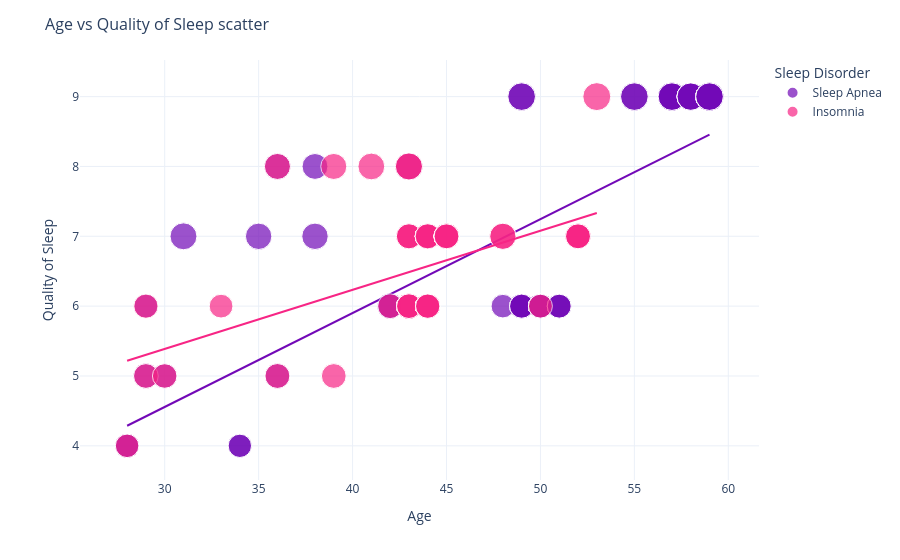

The notebook cell this image was saved under:
### Markdown cell above
* Nurses and Sales Representatives have extremely high rates of Sleep Apnea compared to other groups.
* Teachers appear noticeably healthier regarding sleep, with lower incidence of both disorders.

### Code cell
%%time
# 3.4 - Age vs Quality of Sleep scatter
fig = px.scatter(df, x="Age", y="Quality of Sleep", color="Sleep Disorder",
                 size="Sleep Duration", hover_data=["Occupation"],
                 color_discrete_map=TARGET_COLORS, trendline="ols")
fig.update_layout(template='plotly_white', title_text="Age vs Quality of Sleep scatter", title_font_size=16)
fig.show()

### Figure 1 — Plotly figure (JSON) as saved in the notebook; plotly's stock layout.template omitted (floating-point values rounded to 4 significant figures)
{"data": [{"customdata": [["Sales Representative"], ["Sales Representative"], ["Nurse"], ["Doctor"], ["Nurse"], ["Doctor"], ["Scientist"], ["Scientist"], ["Lawyer"], ["Teacher"], ["Teacher"], ["Lawyer"], ["Lawyer"], ["Teacher"], ["Teacher"], ["Engineer"], ["Salesperson"], ["Nurse"], ["Nurse"], ["Nurse"], ["Nurse"], ["Nurse"], ["Nurse"], ["Nurse"], ["Nurse"], ["Nurse"], ["Doctor"], ["Doctor"], ["Nurse"], ["Nurse"], ["Nurse"], ["Nurse"], ["Nurse"], ["Nurse"], ["Nurse"], ["Nurse"], ["Nurse"], ["Nurse"], ["Nurse"], ["Nurse"], ["Nurse"], ["Nurse"], ["Nurse"], ["Nurse"], ["Nurse"], ["Nurse"], ["Nurse"], ["Nurse"], ["Nurse"], ["Nurse"], ["Nurse"], ["Nurse"], ["Nurse"], ["Nurse"], ["Nurse"], ["Nurse"], ["Nurse"], ["Nurse"], ["Nurse"], ["Nurse"], ["Nurse"], ["Nurse"], ["Nurse"], ["Nurse"], ["Nurse"], ["Nurse"], ["Nurse"], ["Nurse"], ["Nurse"], ["Nurse"], ["Nurse"], ["Nurse"], ["Nurse"], ["Nurse"], ["Nurse"], ["Nurse"], ["Nurse"], ["Nurse"]], "hovertemplate": "Sleep Disorder=Sleep Apnea<br>Age=%{x}<br>Quality of Sleep=%{y}<br>Sleep Duration=%{marker.size}<br>Occupation=%{customdata[0]}<extra></extra>", "legendgroup": "Sleep Apnea", "marker": {"color": "#7209b7", "size": [5.9, 5.9, 6.5, 6.0, 6.4, 7.7, 5.8, 5.8, 7.4, 6.6, 7.2, 7.1, 7.4, 6.8, 6.8, 7.8, 6.5, 5.9, 6.0, 6.1, 6.1, 6.1, 6.1, 6.2, 6.2, 6.2, 8.1, 8.1, 6.1, 6.0, 6.0, 6.0, 6.0, 6.0, 6.0, 6.0, 6.1, 6.0, 6.1, 6.1, 6.0, 6.1, 6.0, 6.1, 6.1, 6.0, 6.1, 6.1, 8.1, 8.1, 8.2, 8.2, 8.2, 8.2, 8.2, 8.1, 8.1, 8.1, 8.0, 8.0, 8.0, 8.0, 8.0, 8.0, 8.2, 8.2, 8.2, 8.2, 8.0, 8.0, 8.1, 8.0, 8.1, 8.1, 8.0, 8.1, 8.1, 8.1], "sizemode": "area", "sizeref": 0.02125, "symbol": "circle"}, "mode": "markers", "name": "Sleep Apnea", "orientation": "v", "showlegend": true, "type": "scatter", "x": [28, 28, 29, 29, 30, 31, 34, 34, 35, 36, 36, 38, 38, 42, 42, 43, 43, 48, 49, 49, 49, 49, 49, 49, 49, 49, 49, 49, 50, 50, 50, 50, 50, 50, 50, 50, 50, 50, 50, 50, 50, 50, 50, 50, 50, 51, 51, 51, 55, 55, 57, 57, 57, 57, 57, 57, 57, 57, 58, 58, 58, 58, 58, 58, 59, 59, 59, 59, 59, 59, 59, 59, 59, 59, 59, 59, 59, 59], "xaxis": "x", "y": [4, 4, 5, 6, 5, 7, 4, 4, 7, 5, 8, 8, 7, 6, 6, 8, 6, 6, 6, 6, 6, 6, 6, 6, 6, 6, 9, 9, 6, 6, 6, 6, 6, 6, 6, 6, 6, 6, 6, 6, 6, 6, 6, 6, 6, 6, 6, 6, 9, 9, 9, 9, 9, 9, 9, 9, 9, 9, 9, 9, 9, 9, 9, 9, 9, 9, 9, 9, 9, 9, 9, 9, 9, 9, 9, 9, 9, 9], "yaxis": "y"}, {"hovertemplate": "<b>OLS trendline</b><br>Quality of Sleep = 0.134429 * Age + 0.523297<br>R<sup>2</sup>=0.538907<br><br>Sleep Disorder=Sleep Apnea<br>Age=%{x}<br>Quality of Sleep=%{y} <b>(trend)</b><extra></extra>", "legendgroup": "Sleep Apnea", "marker": {"color": "#7209b7", "symbol": "circle"}, "mode": "lines", "name": "Sleep Apnea", "showlegend": false, "type": "scatter", "x": [28, 28, 29, 29, 30, 31, 34, 34, 35, 36, 36, 38, 38, 42, 42, 43, 43, 48, 49, 49, 49, 49, 49, 49, 49, 49, 49, 49, 50, 50, 50, 50, 50, 50, 50, 50, 50, 50, 50, 50, 50, 50, 50, 50, 50, 51, 51, 51, 55, 55, 57, 57, 57, 57, 57, 57, 57, 57, 58, 58, 58, 58, 58, 58, 59, 59, 59, 59, 59, 59, 59, 59, 59, 59, 59, 59, 59, 59], "xaxis": "x", "y": [4.287, 4.287, 4.422, 4.422, 4.556, 4.691, 5.094, 5.094, 5.228, 5.363, 5.363, 5.632, 5.632, 6.169, 6.169, 6.304, 6.304, 6.976, 7.11, 7.11, 7.11, 7.11, 7.11, 7.11, 7.11, 7.11, 7.11, 7.11, 7.245, 7.245, 7.245, 7.245, 7.245, 7.245, 7.245, 7.245, 7.245, 7.245, 7.245, 7.245, 7.245, 7.245, 7.245, 7.245, 7.245, 7.379, 7.379, 7.379, 7.917, 7.917, 8.186, 8.186, 8.186, 8.186, 8.186, 8.186, 8.186, 8.186, 8.32, 8.32, 8.32, 8.32, 8.32, 8.32, 8.455, 8.455, 8.455, 8.455, 8.455, 8.455, 8.455, 8.455, 8.455, 8.455, 8.455, 8.455, 8.455, 8.455], "yaxis": "y"}, {"customdata": [["Software Engineer"], ["Teacher"], ["Nurse"], ["Nurse"], ["Doctor"], ["Accountant"], ["Teacher"], ["Lawyer"], ["Engineer"], ["Lawyer"], ["Salesperson"], ["Teacher"], ["Salesperson"], ["Teacher"], ["Salesperson"], ["Teacher"], ["Salesperson"], ["Salesperson"], ["Salesperson"], ["Salesperson"], ["Salesperson"], ["Salesperson"], ["Salesperson"], ["Salesperson"], ["Salesperson"], ["Salesperson"], ["Engineer"], ["Engineer"], ["Teacher"], ["Salesperson"], ["Salesperson"], ["Salesperson"], ["Teacher"], ["Salesperson"], ["Teacher"], ["Salesperson"], ["Teacher"], ["Salesperson"], ["Teacher"], ["Salesperson"], ["Teacher"], ["Salesperson"], ["Teacher"], ["Salesperson"], ["Salesperson"], ["Teacher"], ["Salesperson"], ["Salesperson"], ["Teacher"], ["Salesperson"], ["Salesperson"], ["Teacher"], ["Salesperson"], ["Teacher"], ["Salesperson"], ["Engineer"], ["Teacher"], ["Teacher"], ["Teacher"], ["Teacher"], ["Teacher"], ["Teacher"], ["Teacher"], ["Teacher"], ["Teacher"], ["Teacher"], ["Teacher"], ["Doctor"], ["Doctor"], ["Nurse"], ["Accountant"], ["Accountant"], ["Accountant"], ["Accountant"], ["Accountant"], ["Accountant"], ["Engineer"]], "hovertemplate": "Sleep Disorder=Insomnia<br>Age=%{x}<br>Quality of Sleep=%{y}<br>Sleep Duration=%{marker.size}<br>Occupation=%{customdata[0]}<extra></extra>", "legendgroup": "Insomnia", "marker": {"color": "#f72585", "size": [5.9, 6.3, 6.5, 6.4, 6.0, 7.2, 6.6, 7.2, 6.5, 7.6, 6.5, 6.7, 6.3, 6.7, 6.5, 6.7, 6.4, 6.5, 6.5, 6.5, 6.5, 6.5, 6.5, 6.5, 6.5, 6.5, 7.8, 7.8, 6.6, 6.4, 6.3, 6.4, 6.6, 6.3, 6.6, 6.3, 6.6, 6.3, 6.6, 6.3, 6.6, 6.3, 6.6, 6.3, 6.4, 6.5, 6.3, 6.4, 6.5, 6.3, 6.4, 6.5, 6.3, 6.5, 6.3, 6.8, 6.8, 6.8, 6.5, 6.5, 6.5, 6.5, 6.6, 6.6, 6.6, 6.6, 6.6, 7.3, 7.3, 6.1, 6.5, 6.5, 6.6, 6.6, 6.6, 6.6, 8.3], "sizemode": "area", "sizeref": 0.02125, "symbol": "circle"}, "mode": "markers", "name": "Insomnia", "orientation": "v", "showlegend": true, "type": "scatter", "x": [28, 29, 29, 30, 33, 36, 36, 39, 39, 41, 42, 43, 43, 43, 43, 43, 43, 43, 43, 43, 43, 43, 43, 43, 43, 43, 43, 43, 44, 44, 44, 44, 44, 44, 44, 44, 44, 44, 44, 44, 44, 44, 44, 44, 44, 44, 44, 44, 44, 44, 44, 44, 44, 44, 44, 44, 45, 45, 45, 45, 45, 45, 45, 45, 45, 45, 45, 48, 48, 50, 52, 52, 52, 52, 52, 52, 53], "xaxis": "x", "y": [4, 6, 5, 5, 6, 8, 5, 8, 5, 8, 6, 7, 6, 7, 6, 7, 6, 6, 6, 6, 6, 6, 6, 6, 6, 6, 8, 8, 7, 6, 6, 6, 7, 6, 7, 6, 7, 6, 7, 6, 7, 6, 7, 6, 6, 7, 6, 6, 7, 6, 6, 7, 6, 7, 6, 7, 7, 7, 7, 7, 7, 7, 7, 7, 7, 7, 7, 7, 7, 6, 7, 7, 7, 7, 7, 7, 9], "yaxis": "y"}, {"hovertemplate": "<b>OLS trendline</b><br>Quality of Sleep = 0.084623 * Age + 2.84972<br>R<sup>2</sup>=0.255925<br><br>Sleep Disorder=Insomnia<br>Age=%{x}<br>Quality of Sleep=%{y} <b>(trend)</b><extra></extra>", "legendgroup": "Insomnia", "marker": {"color": "#f72585", "symbol": "circle"}, "mode": "lines", "name": "Insomnia", "showlegend": false, "type": "scatter", "x": [28, 29, 29, 30, 33, 36, 36, 39, 39, 41, 42, 43, 43, 43, 43, 43, 43, 43, 43, 43, 43, 43, 43, 43, 43, 43, 43, 43, 44, 44, 44, 44, 44, 44, 44, 44, 44, 44, 44, 44, 44, 44, 44, 44, 44, 44, 44, 44, 44, 44, 44, 44, 44, 44, 44, 44, 45, 45, 45, 45, 45, 45, 45, 45, 45, 45, 45, 48, 48, 50, 52, 52, 52, 52, 52, 52, 53], "xaxis": "x", "y": [5.219, 5.304, 5.304, 5.388, 5.642, 5.896, 5.896, 6.15, 6.15, 6.319, 6.404, 6.489, 6.489, 6.489, 6.489, 6.489, 6.489, 6.489, 6.489, 6.489, 6.489, 6.489, 6.489, 6.489, 6.489, 6.489, 6.489, 6.489, 6.573, 6.573, 6.573, 6.573, 6.573, 6.573, 6.573, 6.573, 6.573, 6.573, 6.573, 6.573, 6.573, 6.573, 6.573, 6.573, 6.573, 6.573, 6.573, 6.573, 6.573, 6.573, 6.573, 6.573, 6.573, 6.573, 6.573, 6.573, 6.658, 6.658, 6.658, 6.658, 6.658, 6.658, 6.658, 6.658, 6.658, 6.658, 6.658, 6.912, 6.912, 7.081, 7.25, 7.25, 7.25, 7.25, 7.25, 7.25, 7.335], "yaxis": "y"}], "layout": {"legend": {"itemsizing": "constant", "title": {"text": "Sleep Disorder"}, "tracegroupgap": 0}, "margin": {"t": 60}, "title": {"font": {"size": 16}, "text": "Age vs Quality of Sleep scatter"}, "xaxis": {"anchor": "y", "domain": [0, 1], "title": {"text": "Age"}}, "yaxis": {"anchor": "x", "domain": [0, 1], "title": {"text": "Quality of Sleep"}}}}
